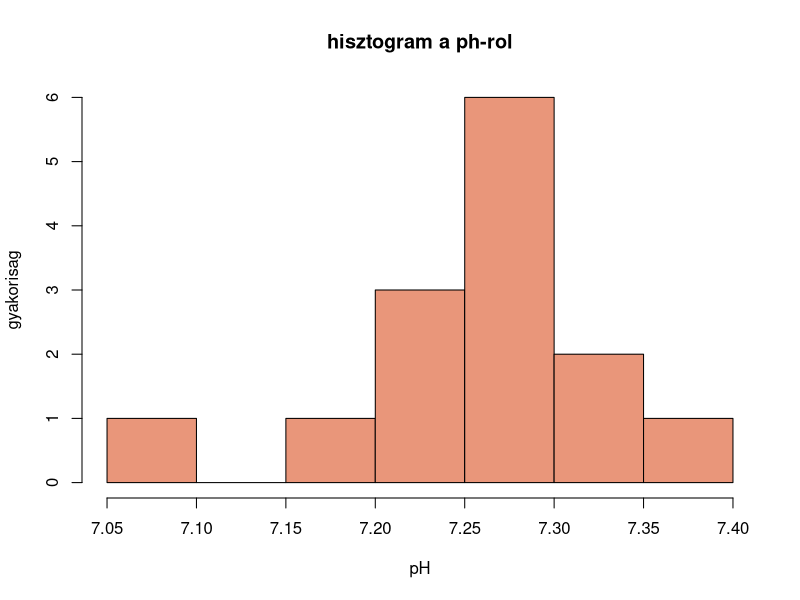
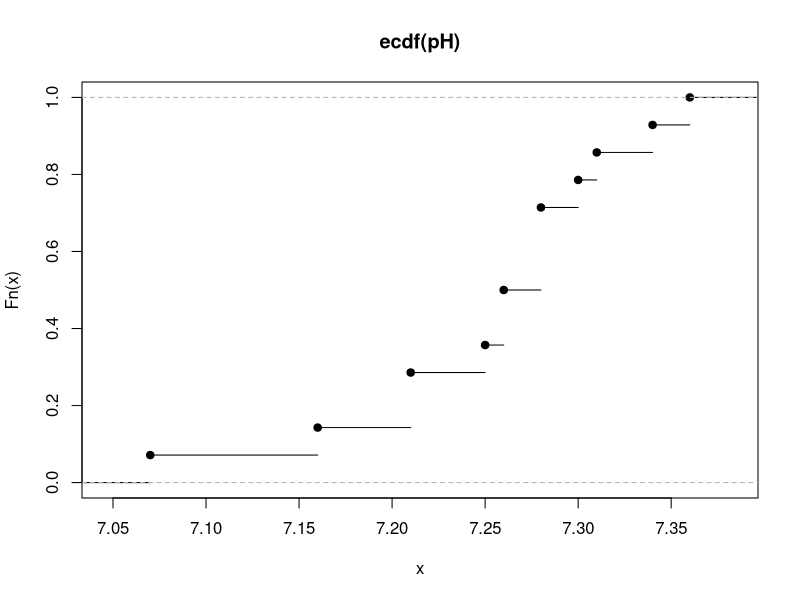
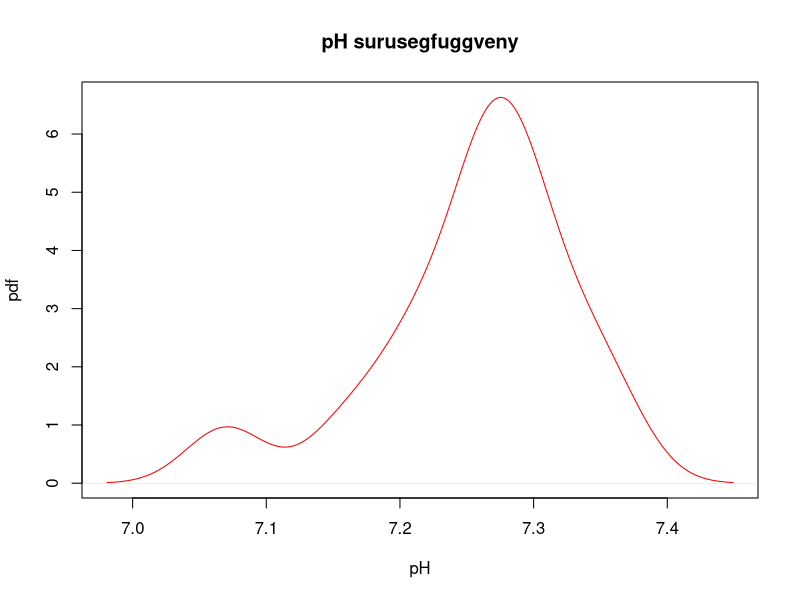
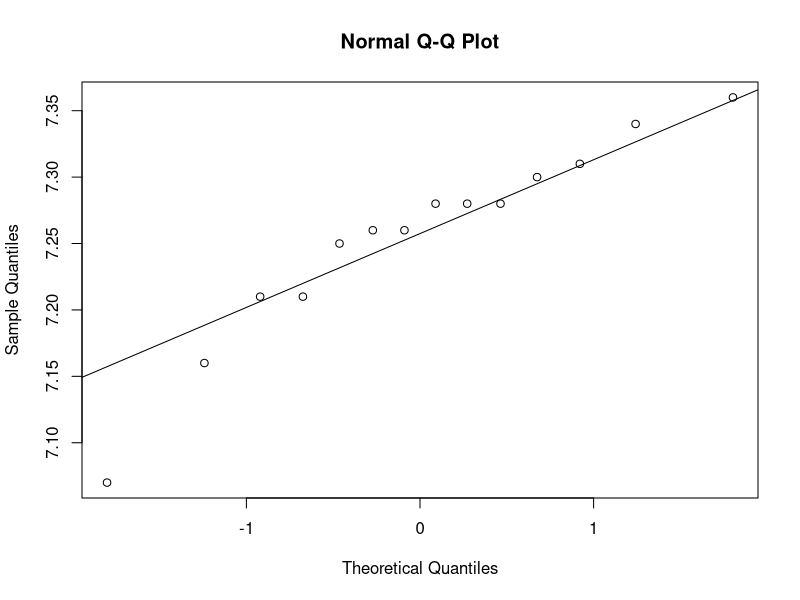
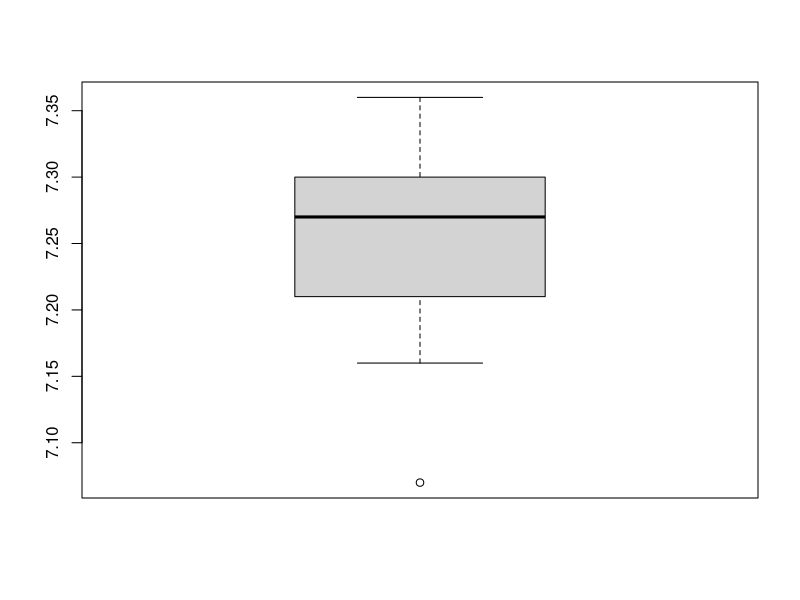
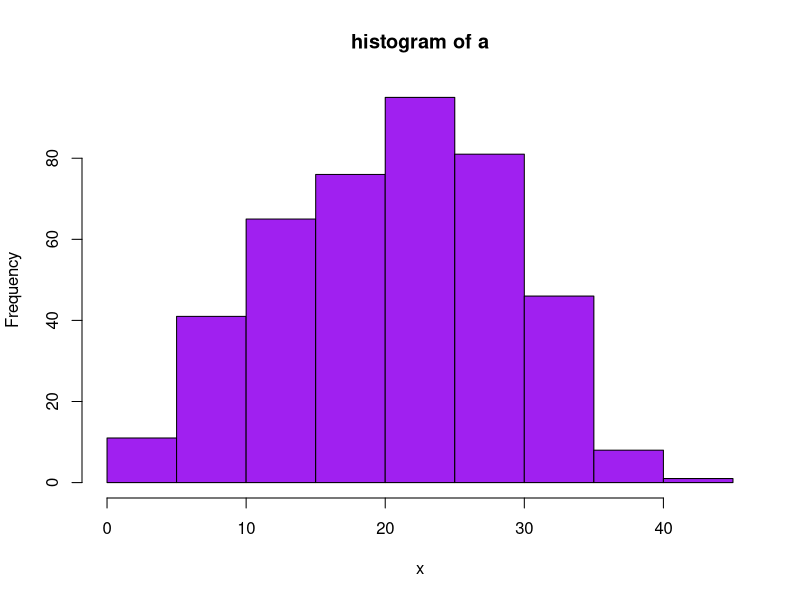
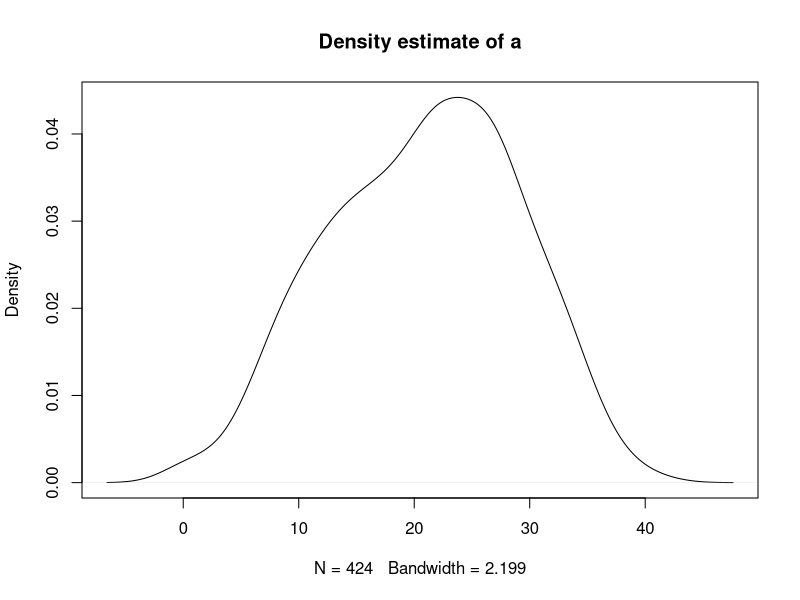
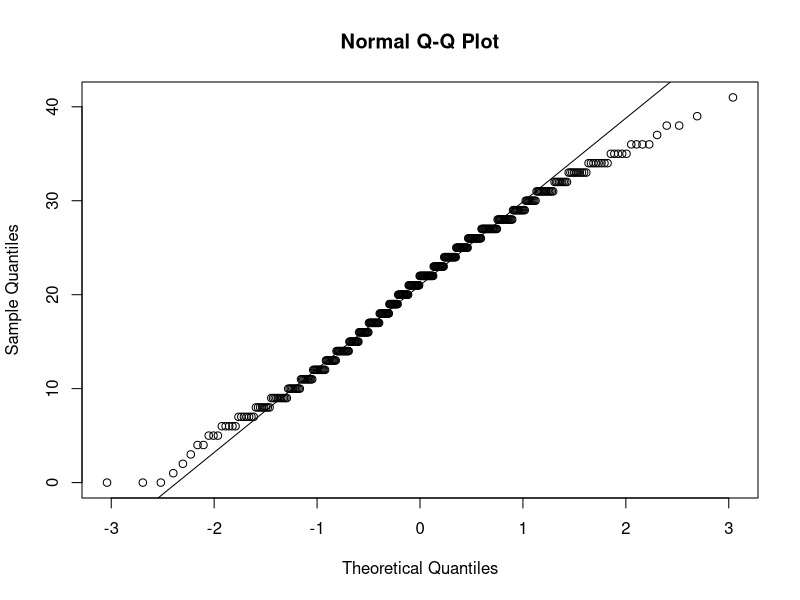

The R script that drew these images, in order: (Note: this script raises an error after producing the figures.)
setwd("/media/store/works/teaching/biostatisztika/3")

################################### hf ##################################
d<-read.csv("csaszar.csv")
d
attach(d)

pO2[5:10]
HCO3[c(8,10,12)]
SaO2[SaO2>3 & SaO2<18]
pH[elektiv.mutet=="nem"]
BE[pH==7.21|pH==7.28]

hist(pH,col="darksalmon",main="hisztogram a ph-rol",xlab="pH",ylab="gyakorisag")
plot(ecdf(pH))
plot(density(pH), col="red",main="pH surusegfuggveny",xlab="pH",ylab="pdf")
qqnorm(pH); qqline(pH)
boxplot(pH)
a<-rbind(mean(pH),sd(pH),min(pH),max(pH),median(pH))
a
b<-rbind("mean","SD","minimum","maximum","median")
b
c<-as.data.frame(cbind(b,a))
c

############# one sample t-test #################

T<-read.csv("leveltetu.csv")
summary(T)
attach(T)
hist(x,col="purple",main="histogram of a")
plot(density(x),main="Density estimate of a")
qqnorm(x); qqline(x)
mean(x)
?t.test
t.test(T,mu=19)
t.test(T,alternative="g",mu=19)
t.test(T,alternative="less",mu=19)
t.test(T,alternative="g",mu=15)

############### paired t-test ###############################

intake<-read.csv("intake.csv")
intake
summary(intake)
attach(intake)
hist(post-pre)
plot(density(post-pre), main="surusegfuggveny")
qqnorm(post-pre);qqline(post-pre)
t.test(pre,post, paired=TRUE, conf.level=0.99)


fogyas<-read.csv("befafter.csv")
fogyas
attach(fogyas)
hist(AFTER-BEFORE)
t.test(BEFORE,AFTER,paired=TRUE)
t.test(BEFORE,AFTER,paired=TRUE,alternative="g")

############################ independent t-test #############################

b<-read.csv("Zootaxadatok.csv")
b
attach(b)

hist(Szem_H,col="cyan4",main="Himek szeme")
hist(Szem_N,col="indianred2",main="Nostenyek szeme")
hist(Fejteto_H,col="darkolivegreen2",main="Himek fejteto")
hist(Fejteto_N,col="brown1",main="Nostenyek fejteto")
hist(Hossz_H,col="darkslategray",main="Himek hossza")
hist(Hossz_N,col="darksalmon",main="Nostenyek hossza")

var.test(Szem_H,Szem_N)
t.test(Szem_H, Szem_N)
var.test(Fejteto_H,Fejteto_N)
var(Fejteto_H,rm.na=TRUE)
boxplot(Fejteto_H,Fejteto_N)
t.test(Fejteto_H,Fejteto_N,var.equal=FALSE)
var.test(Hossz_H,Hossz_N)
t.test(Hossz_H, Hossz_N,var.equal=FALSE)
